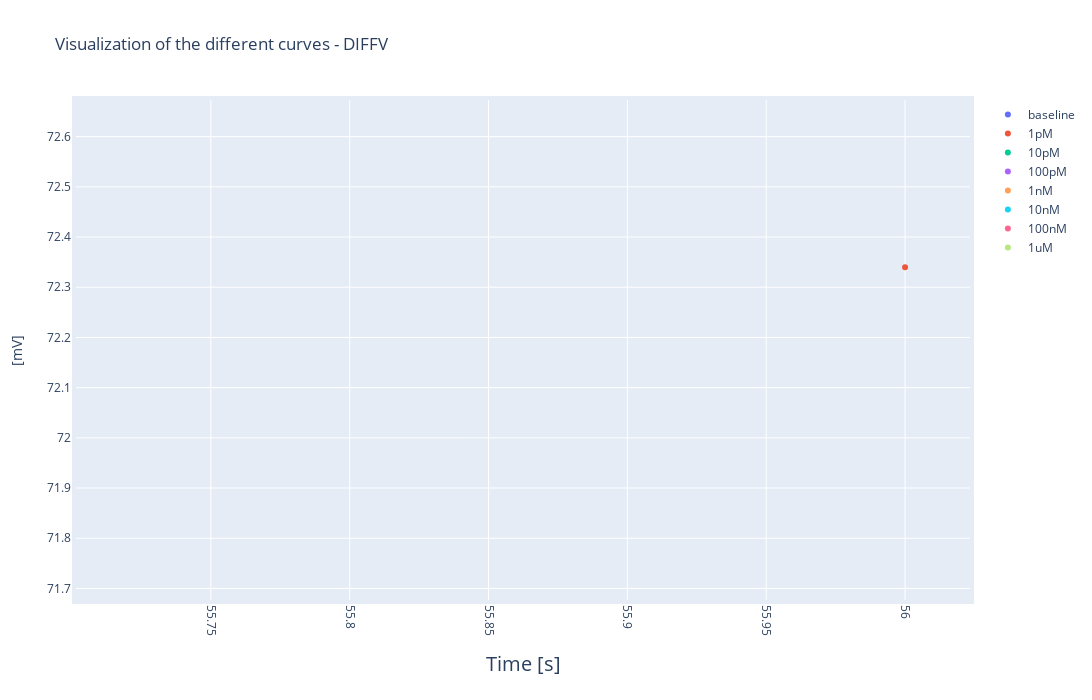

The notebook cell saved with this chart:
### Code cell
plt.figure(figsize=(10,10))
fig = go.Figure()
x = average_5sweeps_diff
fig.add_traces([go.Scatter(x=x.index, y=x[i], mode='markers',name = i) for i in conc])

fig.update_layout(
    autosize=False,
    width=1200,
    height=700,
    margin=dict(
        l=50,
        r=50,
        b=100,
        t=100,
        pad=4
    ),
    title = 'Visualization of the different curves - DIFFV'
)

fig.update_xaxes(
        tickangle = 90,
        title_text = "Time [s]",
        title_font = {"size": 20},
        title_standoff = 25)

fig.update_yaxes(
        title_text = "[mV]",
        title_standoff = 25)
#plt.savefig(r'C:\Users\Desi\Desktop\TesiStanford\Nasensing\MaxDiffVAcrossConcentrations.png')
fig.show()
